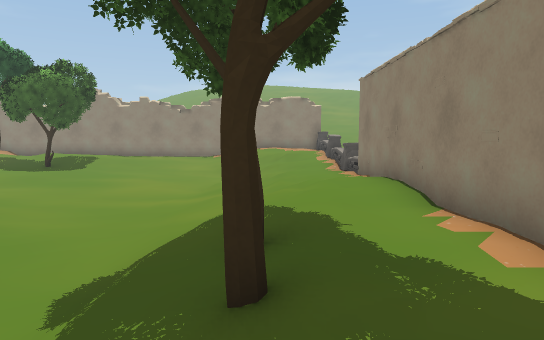
[1] (above)

17 first-person views from a walk through a scene from a Unity 3-D project. The camera is 1.3 m above the floor, tilts 6° down and sees 75° across. The floor is counted in squares, 1 m on a side. Each view is taken from the middle of a square. On the plan, view 1 faces up. The plan holds only what a view shows up to about 15 squares ahead; the rest is blank. The place goes on beyond the plan. Some surface patterns are stand-ins.

[2]
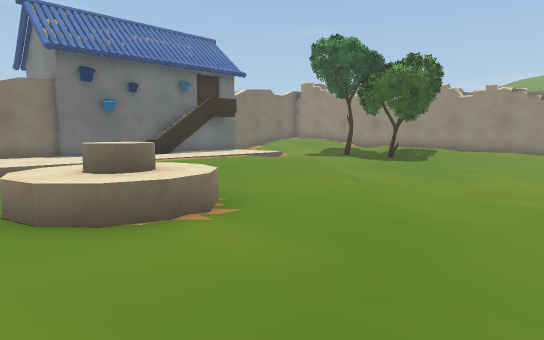

[3]
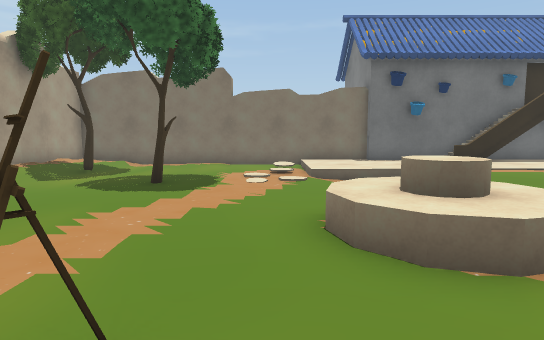

[4]
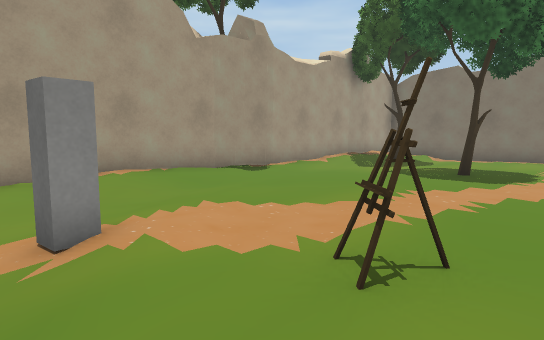

[5]
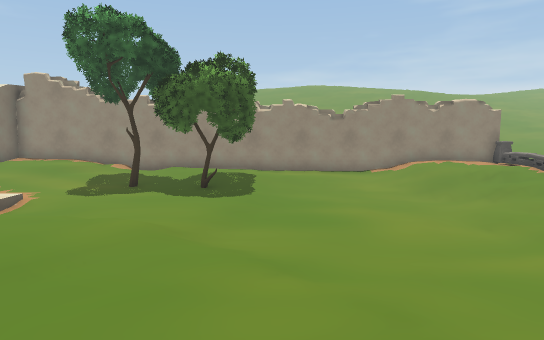

[6]
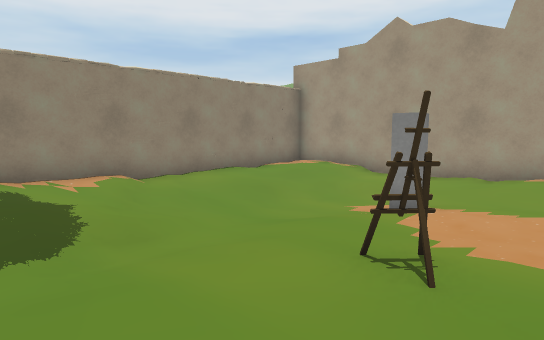

[7]
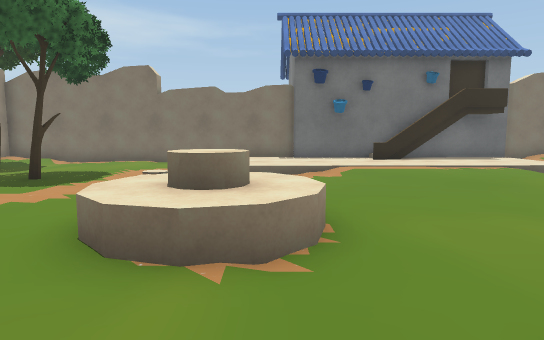

[8]
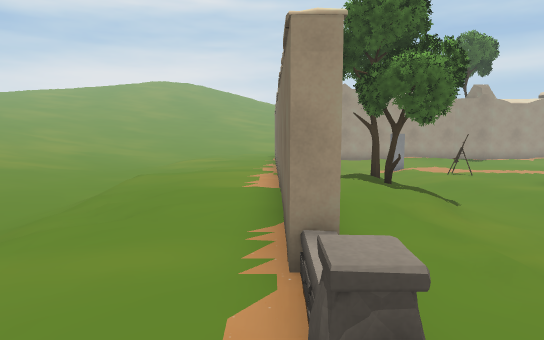

[9]
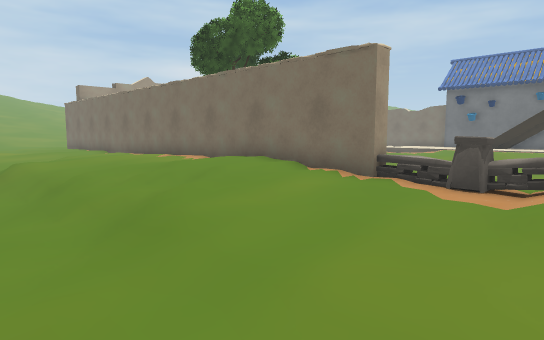

[10]
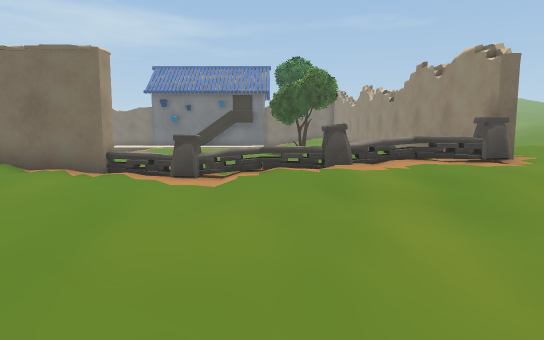

[11]
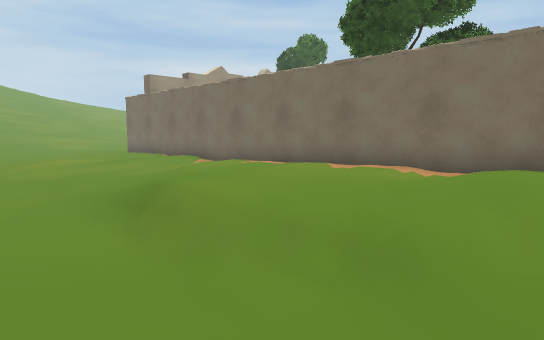

[12]
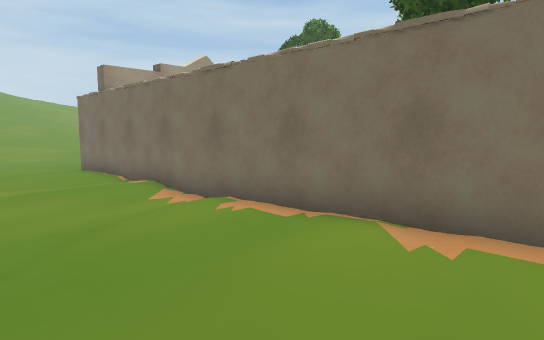

[13]
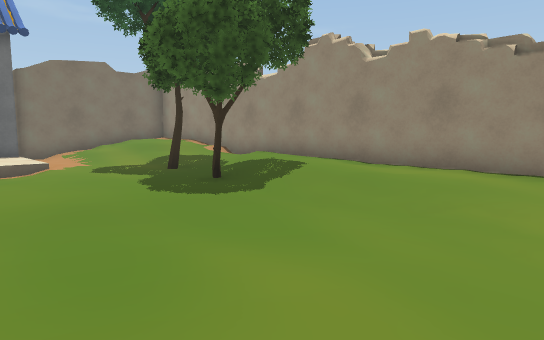

[14]
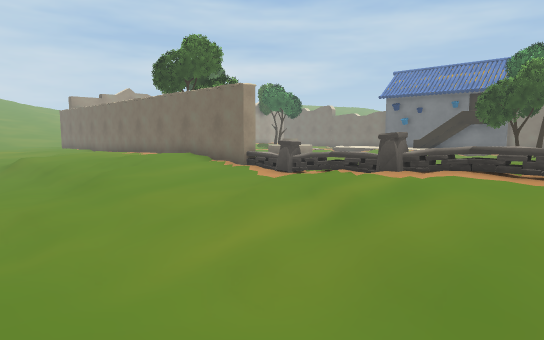

[15]
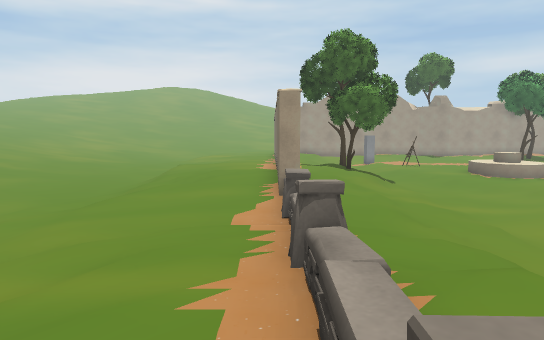

[16]
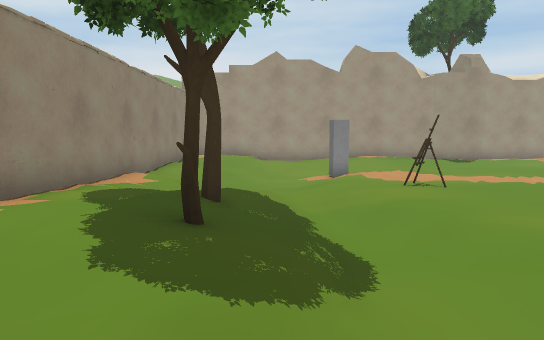

[17]
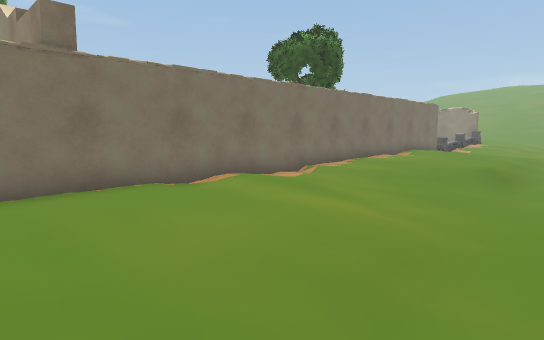

### Floor plan
Key: @ floor where view 1 was taken; # wall or solid block; . main floor; : floor 0.25 m higher than the main floor; - floor 0.25 m lower than the main floor; + floor 0.5 m higher than the main floor; _ floor 0.5 m lower than the main floor; / step, stairs or slope; = window, fence, low wall or low ledge; T tree; B box; O other object.
Columns run from 18 left of view 1 to 10 right of it. Each row starts with its distance up from view 1.
 18 #####################+: :/  .
 17 #+++//:/:::...../+++=O:::/-
 16 #/+//////::://////+++++////-
 15 #/////T..T////--///+++:://---
 14 #///.....TT---___//::O:///---
 13 #.........T---___///::::/.---
 12 ##...-.....---___//......../
 11  #...--...-----_///..O...../
 10  #B....////---__///.:::...--
  9  ##......//---__-//.##:::/---
  8  ##......../--__-//:##:::/---
  7  #=........-/___////##+///---
  6  #..../.-..---_--//:##++//---
  5  #.../---..------/T:##::://--
  4 ##...----.-=-.---TT:##::://--
  3 #....    =++=.---/T:##::::/--
  2 #....-   ////..--/T:##::::/--
  1 #////-----//...--/::##::://--
  0 #-///----......--/@.##::./---
 -1 #------......OO--///##://.---
 -2 #.............-----/##....---
 -3 #.....T.....----/_-/##.....-
 -4 #--........---.-__/.##::...-
 -5 #-----------.--/__//##:::/.-
 -6 #//TT---------/////:##..::/--
 -7 #.////.///././/...::##..../--
 -8 ######################:.../-
 -9          T           #./...
-10                      #.../. .

Where each view was taken, in squares from view 1:
view 1: 0 up, 0 right, facing up
view 2: 0 up, 2 left, facing up-left
view 3: 0 up, 3 left, facing left
view 4: 0 up, 2 left, facing down-left
view 5: 3 up, 7 left, facing up
view 6: 2 up, 6 left, facing down-right
view 7: 3 up, 3 left, facing left
view 8: 13 up, 3 right, facing down
view 9: 13 up, 9 right, facing down-left
view 10: 13 up, 10 right, facing left
view 11: 7 up, 10 right, facing down-left
view 12: 4 up, 7 right, facing down-left
view 13: 10 up, 3 left, facing up-left
view 14: 18 up, 10 right, facing down-left
view 15: 18 up, 3 right, facing down
view 16: 7 up, 1 left, facing down
view 17: 10 down, 10 right, facing up-left
